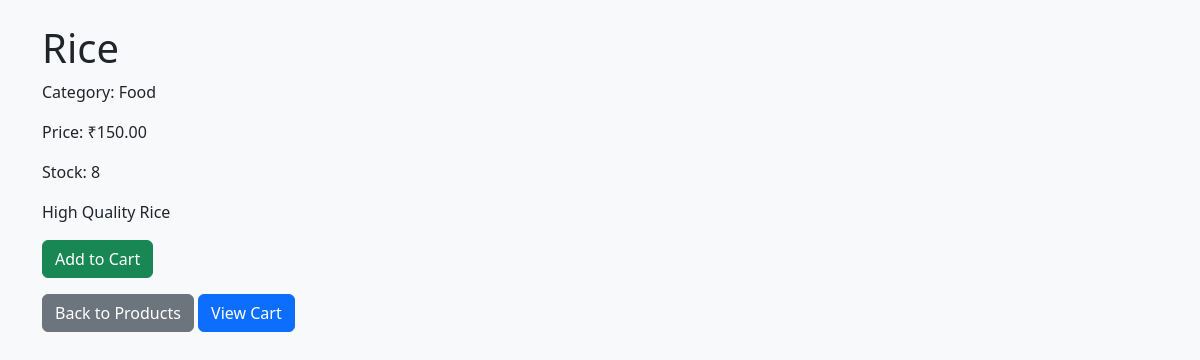
Page /products/product/1/ on the committed database.
### products/models.py (models this page shows, shortened)
class Product(models.Model):
    name = models.CharField(max_length=100)
    price = models.DecimalField(max_digits=10, decimal_places=2)
    stock = models.PositiveIntegerField(default=0)
    sku = models.CharField(max_length=50, unique=True)
    description = models.TextField(blank=True)
    is_active = models.BooleanField(default=True)
    CATEGORIES = [('electronics', 'Electronics'), ('clothes', 'Clothes'),
                  ('grocery', 'Grocery')]
    category = models.CharField(max_length=50, choices=CATEGORIES)

### products/views.py (the view)
# urls.py: path('product/<int:pk>/', views.product_detail, name='product_detail'),
def product_detail(request, pk):
    product = get_object_or_404(Product, pk=pk)
    categories = get_categories()
    return render(request, 'products/product_detail.html', {
        'product': product,
        'categories': categories
    })

### products/views.py (called while the page is built)
def get_categories():
    return Product.objects.values_list('category', flat=True).distinct()

### products/templates/products/product_detail.html (shortened to what this page needs)
<!DOCTYPE html>
<html lang="en">
<head>
    <link href="https://cdn.jsdelivr.net/npm/bootstrap@5.3.3/dist/css/bootstrap.min.css" rel="stylesheet">
</head>
<body class="p-4 bg-light">
<div class="container">
    <h1>{{ product.name }}</h1>
    <p>Category: {{ product.category }}</p>
    <p>Price: ₹{{ product.price }}</p>
    <p>Stock: {{ product.stock }}</p>
    <p>{{ product.description }}</p>
    <form method="POST" action="{% url 'add_to_cart' product.pk %}">
        <button type="submit" class="btn btn-success" {% if product.stock == 0 %}disabled{% endif %}>
            {% if product.stock == 0 %}Out of Stock{% else %}Add to Cart{% endif %}
        </button>
    </form>
    <a href="{% url 'all_products' %}" class="btn btn-secondary mt-3">Back to Products</a>
    <a href="{% url 'cart_list' %}" class="btn btn-primary mt-3">View Cart</a>
</div>
</body>
</html>

### rows in the picture
Product: name "Rice", category "Food", price "150.00", stock "8", description "High Quality Rice"
